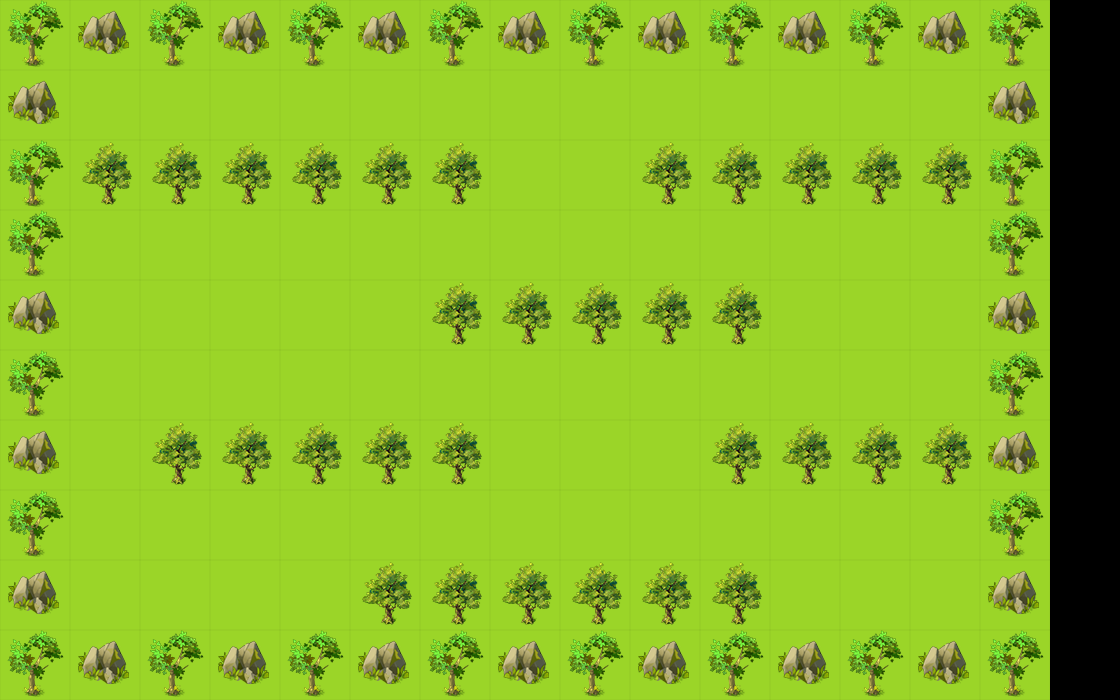

Rendered tile map (Tiled .tmx) drawn with the repository's tilesets; below, a short description and the map source with its tile grids summarised:
An orthogonal 16x10 tile map with 70x70 px tiles, 2 tile layers (bgLayer, walkLayer) and 10 objects (2x monster_0, player, exit, key, box_1, ...).

<map version="1.0" orientation="orthogonal" renderorder="right-down" width="16" height="10" tilewidth="70" tileheight="70" nextobjectid="13">
 <tileset firstgid="1" name="素材" tilewidth="70" tileheight="70" tilecount="100">
  <image source="素材.png" width="700" height="700" />
 </tileset>
 <layer name="bgLayer" width="16" height="10">
  <data>[160 cells, 150 non-empty, 1 distinct tile ids]</data>
 </layer>
 <layer name="walkLayer" width="16" height="10">
  <data>[160 cells, 77 non-empty, 3 distinct tile ids]</data>
 </layer>
 <objectgroup name="object0">
  <object id="1" name="player" x="490" y="70" width="70" height="70">
   <properties>
    <property name="hp" value="600" />
   </properties>
  </object>
 </objectgroup>
 <objectgroup name="object1">
  <object id="2" name="exit" x="910" y="70" width="70" height="70" />
  <object id="3" name="key" x="910" y="560" width="70" height="70" />
 </objectgroup>
 <objectgroup name="object2">
  <object id="4" name="box_1" x="210" y="350" width="70" height="70" />
  <object id="5" name="box_3" x="280" y="560" width="70" height="70" />
  <object id="6" name="box_2" x="350" y="350" width="70" height="70" />
 </objectgroup>
 <objectgroup name="object4">
  <object id="11" name="monster_0" x="770" y="280" width="70" height="70">
   <properties>
    <property name="dirX" value="1" />
    <property name="dirY" value="0" />
    <property name="path" value="monster_0.png" />
    <property name="reverse" value="-1" />
    <property name="speed" value="100" />
   </properties>
  </object>
  <object id="12" name="monster_0" x="70" y="70" width="70" height="70">
   <properties>
    <property name="dirX" value="1" />
    <property name="dirY" value="0" />
    <property name="path" value="monster_0.png" />
    <property name="reverse" value="-1" />
    <property name="speed" value="100" />
   </properties>
  </object>
 </objectgroup>
 <objectgroup name="object5">
  <object id="9" name="transfer0_0" x="840" y="560" width="70" height="70" />
  <object id="10" name="transfer1_0" x="140" y="70" width="70" height="70" />
 </objectgroup>
</map>
